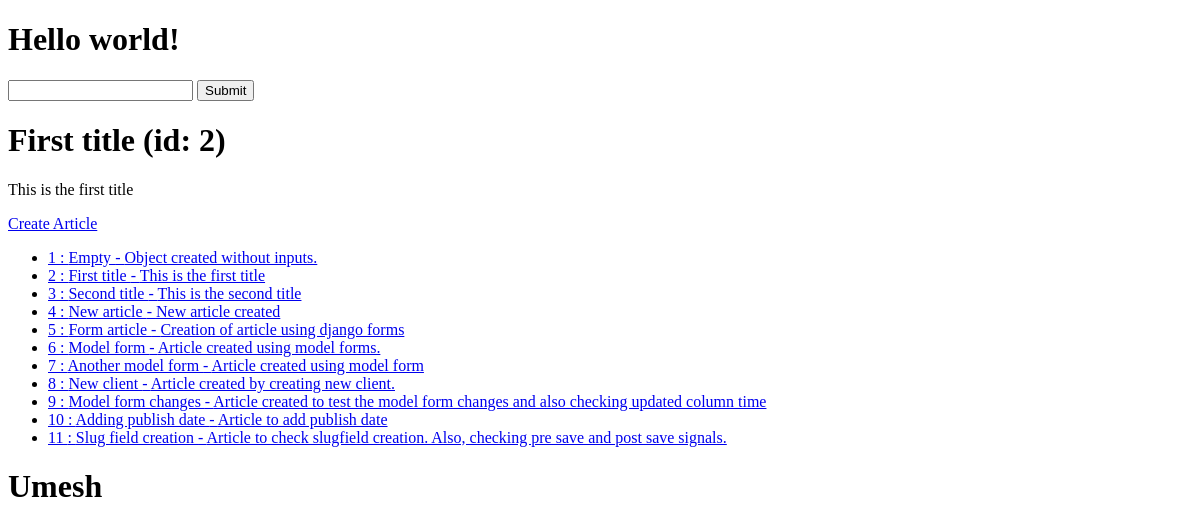
The app's page /, older data.
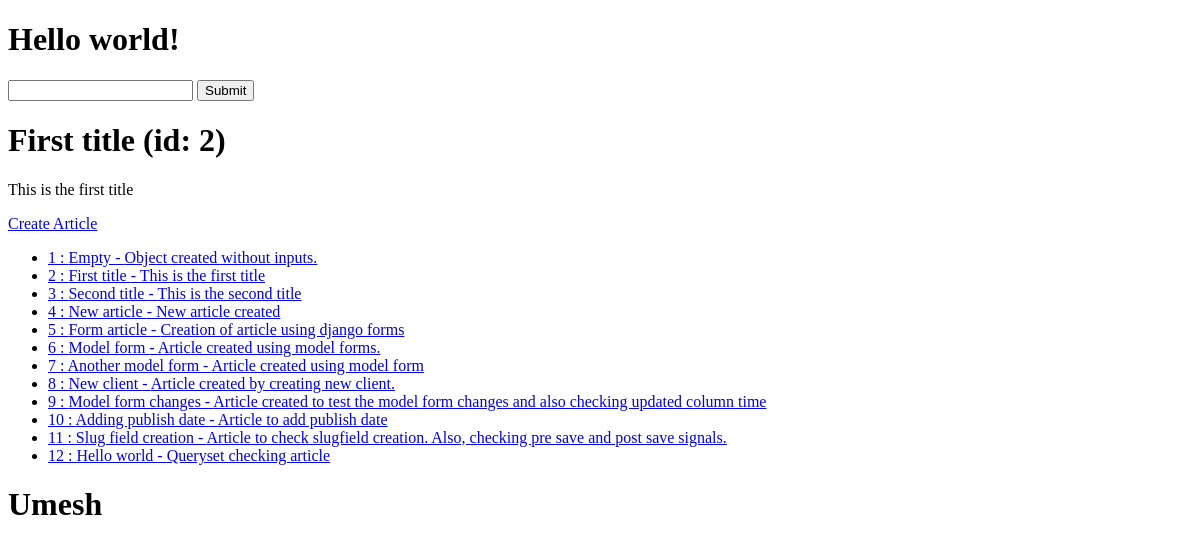
The same page, newer data.
### articles/models.py (models this page shows, shortened)
class Articles(models.Model): # All the class in models must import from models.Model
    user = models.ForeignKey(User, blank=True, null=True, on_delete=models.SET_NULL)
    title = models.CharField(max_length=120)
    slug = models.SlugField(unique=True, blank=True, null=True)
    content = models.TextField()
    timestamp = models.DateTimeField(auto_now_add=True)
    updated = models.DateTimeField(auto_now=True)
    publish = models.DateField(auto_now=False, auto_now_add=False, null=True, blank=True)
    objects = ArticleManager()
    def get_absolute_url(self):
        return reverse("article-detail", kwargs={"slug":self.slug})

### djangoproject/views.py (the view)
# urls.py: path('', home_view),
def home_view(request, id=None, *args, **kwargs):
    random_id = random.randint(1, 3)
    article_obj = Articles.objects.get(id=random_id)
    articles_list = Articles.objects.all()
    context = {
        "article_list" : articles_list,
        "id": article_obj.id,
        "title": article_obj.title,
        "content": article_obj.content
    }
    HTML_STRING = render_to_string("home-view.html", context=context)
    return HttpResponse(HTML_STRING)

### articles/models.py (called while the page is built)
    def get_queryset(self):
        return ArticleQuerySet(self.model, using=self._db)

### templates/home-view.html
{% extends "base.html" %}
{% block content %}
<h1>{{ title }} (id: {{ id }})</h1>
<p>{{ content }}</p>
 <a href="{% url 'article-create' %}">Create Article</a>
 <ul>
    {% for x in article_list %}
        {% if x.title %}
            <li><a href="{{ x.get_absolute_url }}">{{ x.id }} : {{ x.title }} - {{ x.content }}</a></li>
        {% endif %}
    {% endfor %}
</ul>
{% endblock content %}
{% block name %}
<h1>Umesh</h1>
{% endblock name %}

Row changes from the older to the newer data that the page shows:
added Articles: id "12", title "Hello world", content "Queryset checking article"
